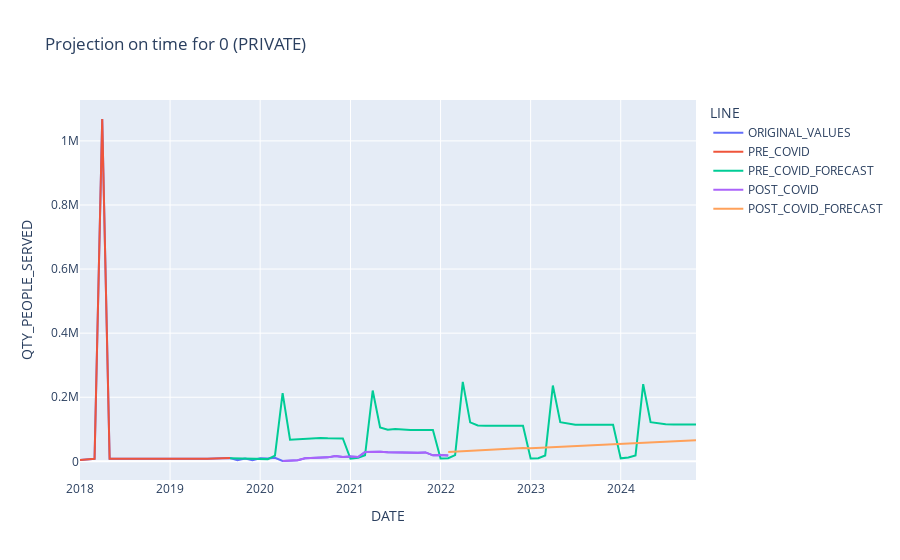

The cell this chart's notebook holds for it:
### Code cell
forecast_df = forecast_df.melt(id_vars=['DATE'],
                               var_name="LINE",
                               value_name="QTY_PEOPLE_SERVED")


fig = px.line(forecast_df,
              x="DATE",
              y="QTY_PEOPLE_SERVED",
              color='LINE',
              title='Projection on time for ' + TAG_CATEGORY +' ('+TAG_SECTOR+')')
fig.show()
